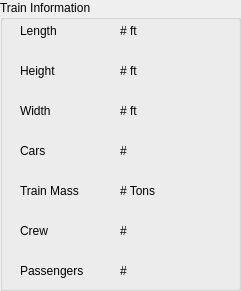
   <widget class="QGroupBox" name="trainGroup">
    <property name="geometry">
     <rect>
      <x>410</x>
      <y>0</y>
      <width>241</width>
      <height>291</height>
     </rect>
    </property>
    <property name="title">
     <string>Train Information</string>
    </property>
    <widget class="QLabel" name="heightValue">
     <property name="geometry">
      <rect>
       <x>120</x>
       <y>50</y>
       <width>101</width>
       <height>41</height>
      </rect>
     </property>
     <property name="frameShape">
      <enum>QFrame::NoFrame</enum>
     </property>
     <property name="text">
      <string># ft</string>
     </property>
    </widget>
    <widget class="QLabel" name="widthValue">
     <property name="geometry">
      <rect>
       <x>120</x>
       <y>90</y>
       <width>101</width>
       <height>41</height>
      </rect>
     </property>
     <property name="frameShape">
      <enum>QFrame::NoFrame</enum>
     </property>
     <property name="text">
      <string># ft</string>
     </property>
    </widget>
    <widget class="QLabel" name="passValue">
     <property name="geometry">
      <rect>
       <x>120</x>
       <y>250</y>
       <width>101</width>
       <height>41</height>
      </rect>
     </property>
     <property name="frameShape">
      <enum>QFrame::NoFrame</enum>
     </property>
     <property name="text">
      <string># </string>
     </property>
    </widget>
    <widget class="QLabel" name="crewLabel">
     <property name="geometry">
      <rect>
       <x>20</x>
       <y>210</y>
       <width>101</width>
       <height>41</height>
      </rect>
     </property>
     <property name="frameShape">
      <enum>QFrame::NoFrame</enum>
     </property>
     <property name="text">
      <string>Crew</string>
     </property>
    </widget>
    <widget class="QLabel" name="trainMassValue">
     <property name="geometry">
      <rect>
       <x>120</x>
       <y>170</y>
       <width>101</width>
       <height>41</height>
      </rect>
     </property>
     <property name="frameShape">
      <enum>QFrame::NoFrame</enum>
     </property>
     <property name="text">
      <string># Tons</string>
     </property>
    </widget>
    <widget class="QLabel" name="crewValue">
     <property name="geometry">
      <rect>
       <x>120</x>
       <y>210</y>
       <width>101</width>
       <height>41</height>
      </rect>
     </property>
     <property name="frameShape">
      <enum>QFrame::NoFrame</enum>
     </property>
     <property name="text">
      <string># </string>
     </property>
    </widget>
    <widget class="QLabel" name="widthLabel">
     <property name="geometry">
      <rect>
       <x>20</x>
       <y>90</y>
       <width>101</width>
       <height>41</height>
      </rect>
     </property>
     <property name="frameShape">
      <enum>QFrame::NoFrame</enum>
     </property>
     <property name="text">
      <string>Width</string>
     </property>
    </widget>
    <widget class="QLabel" name="passLabel">
     <property name="geometry">
      <rect>
       <x>20</x>
       <y>250</y>
       <width>101</width>
       <height>41</height>
      </rect>
     </property>
     <property name="frameShape">
      <enum>QFrame::NoFrame</enum>
     </property>
     <property name="text">
      <string>Passengers</string>
     </property>
    </widget>
    <widget class="QLabel" name="lengthLabel">
     <property name="geometry">
      <rect>
       <x>20</x>
       <y>10</y>
       <width>101</width>
       <height>41</height>
      </rect>
     </property>
     <property name="frameShape">
      <enum>QFrame::NoFrame</enum>
     </property>
     <property name="text">
      <string>Length</string>
     </property>
    </widget>
    <widget class="QLabel" name="lengthValue">
     <property name="geometry">
      <rect>
       <x>120</x>
       <y>10</y>
       <width>101</width>
       <height>41</height>
      </rect>
     </property>
     <property name="frameShape">
      <enum>QFrame::NoFrame</enum>
     </property>
     <property name="text">
      <string># ft</string>
     </property>
    </widget>
    <widget class="QLabel" name="carsLabel">
     <property name="geometry">
      <rect>
       <x>20</x>
       <y>130</y>
       <width>101</width>
       <height>41</height>
      </rect>
     </property>
     <property name="frameShape">
      <enum>QFrame::NoFrame</enum>
     </property>
     <property name="text">
      <string>Cars</string>
     </property>
    </widget>
    <widget class="QLabel" name="trainMassLabel">
     <property name="geometry">
      <rect>
       <x>20</x>
       <y>170</y>
       <width>101</width>
       <height>41</height>
      </rect>
     </property>
     <property name="frameShape">
      <enum>QFrame::NoFrame</enum>
     </property>
     <property name="text">
      <string>Train Mass</string>
     </property>
    </widget>
    <widget class="QLabel" name="carsValue">
     <property name="geometry">
      <rect>
       <x>120</x>
       <y>130</y>
       <width>101</width>
       <height>41</height>
      </rect>
     </property>
     <property name="frameShape">
      <enum>QFrame::NoFrame</enum>
     </property>
     <property name="text">
      <string># </string>
     </property>
    </widget>
    <widget class="QLabel" name="heightLabel">
     <property name="geometry">
      <rect>
       <x>20</x>
       <y>50</y>
       <width>101</width>
       <height>41</height>
      </rect>
     </property>
     <property name="frameShape">
      <enum>QFrame::NoFrame</enum>
     </property>
     <property name="text">
      <string>Height</string>
     </property>
    </widget>
   </widget>
